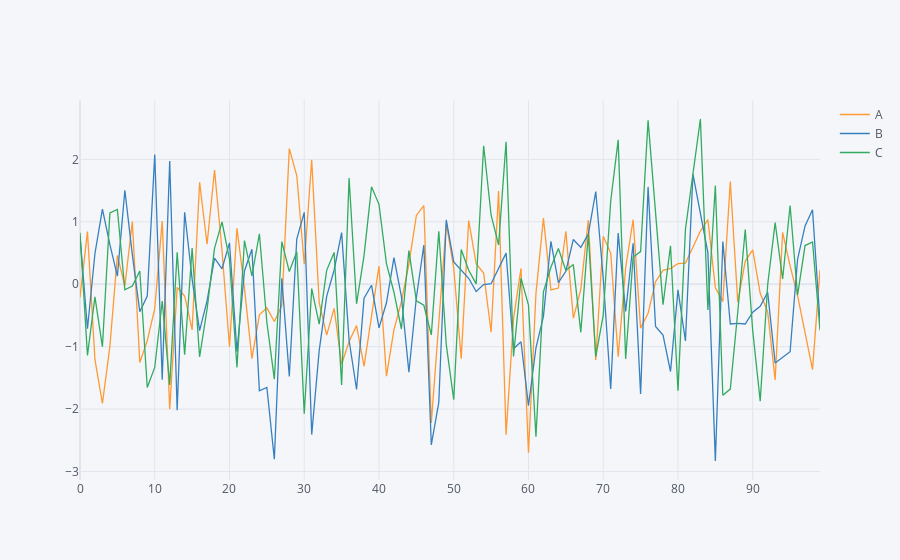

Write notebook code for a chart like this one.
### Code cell
cf.go_offline()
df = pd.DataFrame(np.random.randn(100,3), columns = ['A' , 'B' , 'C'])
df.iplot()
